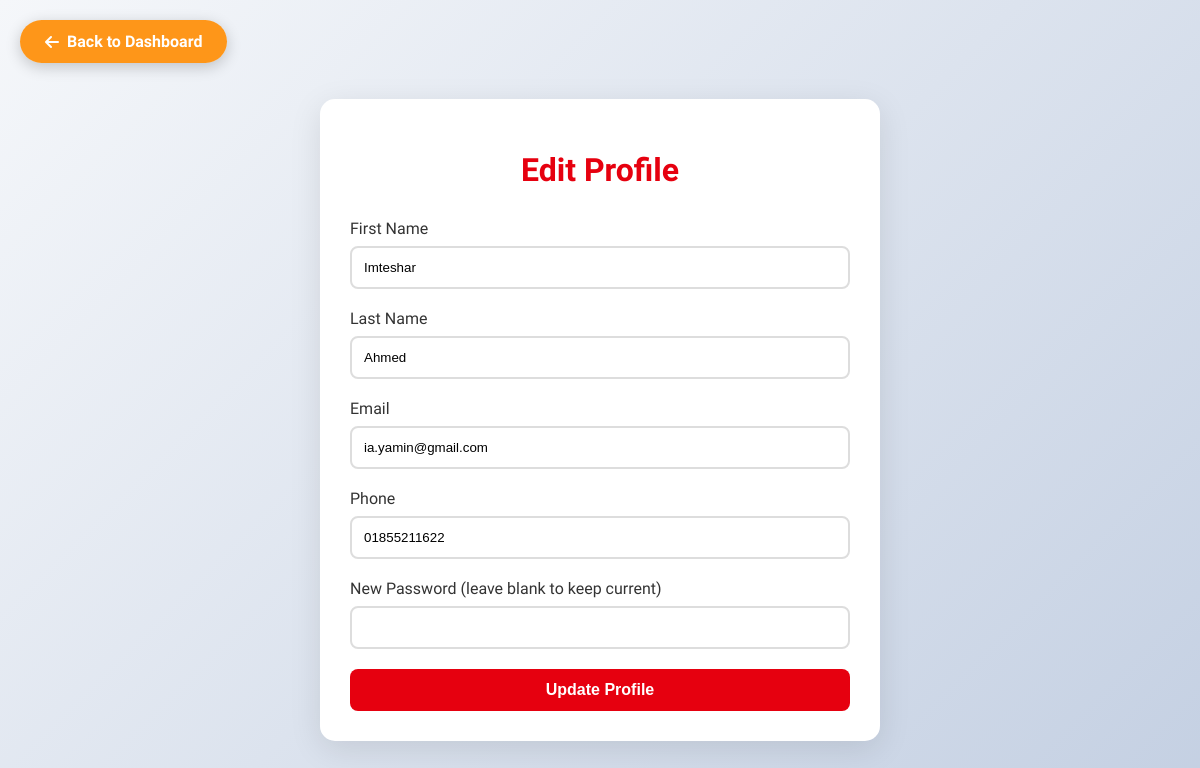
The page /website/user_edit.php (signed in) on the database its author committed.
### tables this page shows
CREATE TABLE `users` (
  `user_id` int(11) NOT NULL,
  `first_name` varchar(50) NOT NULL,
  `last_name` varchar(50) NOT NULL,
  `email` varchar(100) NOT NULL,
  `password` varchar(255) NOT NULL,
  `date_of_birth` date NOT NULL,
  `gender` enum('male','female') NOT NULL,
  `phone` varchar(15) NOT NULL,
  `user_type` enum('Customer','Admin') NOT NULL DEFAULT 'Customer',
  `reward_point` int(11) DEFAULT 0,
  `membership_level` enum('Gold','Silver','Bronze') NOT NULL DEFAULT 'Bronze',
  `created_at` timestamp NOT NULL DEFAULT current_timestamp()
);

### website/user_edit.php (the view, shortened to what this page needs)
<?php
require_once 'config.php';
$user_id = $_SESSION['user_id'];
$stmt = $conn->prepare("SELECT * FROM users WHERE user_id = ?");
$stmt->bind_param("i", $user_id);
$stmt->execute();
$user = $stmt->get_result()->fetch_assoc();
?>
<!DOCTYPE html>
<html lang="en">
<head>
    <link rel="stylesheet" href="https://cdnjs.cloudflare.com/ajax/libs/font-awesome/6.0.0/css/all.min.css">
</head>
<body>
    <a href="dashboard.php" class="back-btn">
        <i class="fas fa-arrow-left"></i> Back to Dashboard
    </a>
    <div class="container">
        <h1>Edit Profile</h1>
        <form method="POST" action="">
            <div class="form-group">
                <label>First Name</label>
                <input type="text" name="first_name" value="<?php echo htmlspecialchars($user['first_name']); ?>" required>
            </div>
            <div class="form-group">
                <label>Last Name</label>
                <input type="text" name="last_name" value="<?php echo htmlspecialchars($user['last_name']); ?>" required>
            </div>
            <div class="form-group">
                <label>Email</label>
                <input type="email" name="email" value="<?php echo htmlspecialchars($user['email']); ?>" required>
            </div>
            <div class="form-group">
                <label>Phone</label>
                <input type="tel" name="phone" value="<?php echo htmlspecialchars($user['phone']); ?>">
            </div>
            <div class="form-group">
                <label>New Password (leave blank to keep current)</label>
                <input type="password" name="new_password">
            </div>
            <button type="submit" class="submit-btn">Update Profile</button>
        </form>
    </div>
</body>
</html>

### website/user_edit.php (style rules this page uses)
body { font-family: 'Murecho', sans-serif; margin: 0; padding: 20px; background: linear-gradient(135deg, #f5f7fa 0%, #c3cfe2 100%); min-height: 100vh; display: flex; align-items: center; justify-content: center; }
.container { background: white; padding: 30px; border-radius: 15px; box-shadow: 0 8px 32px rgba(0,0,0,0.1); width: 100%; max-width: 500px; }
h1 { color: #e6000f; text-align: center; margin-bottom: 30px; }
.form-group { margin-bottom: 20px; }
label { display: block; margin-bottom: 8px; color: #333; font-weight: 500; }
input { width: 100%; padding: 12px; border: 2px solid #ddd; border-radius: 8px; box-sizing: border-box; transition: all 0.3s ease; }
.submit-btn { background: #e6000f; color: white; width: 100%; padding: 12px; border: none; border-radius: 8px; cursor: pointer; font-size: 16px; font-weight: 600; transition: all 0.3s ease; }
.back-btn { position: fixed; top: 20px; left: 20px; background: rgba(255, 140, 0, 0.9); color: white; padding: 12px 25px; border-radius: 25px; text-decoration: none; font-weight: 700; display: flex; align-items: center; gap: 8px; z-index: 1000; transition: all 0.3s ease; box-shadow: 0 4px 15px rgba(0,0,0,0.2); }

### rows shown on the page
users: first_name "Imteshar", last_name "Ahmed", email "ia.yamin@gmail.com", phone "01855211622"
